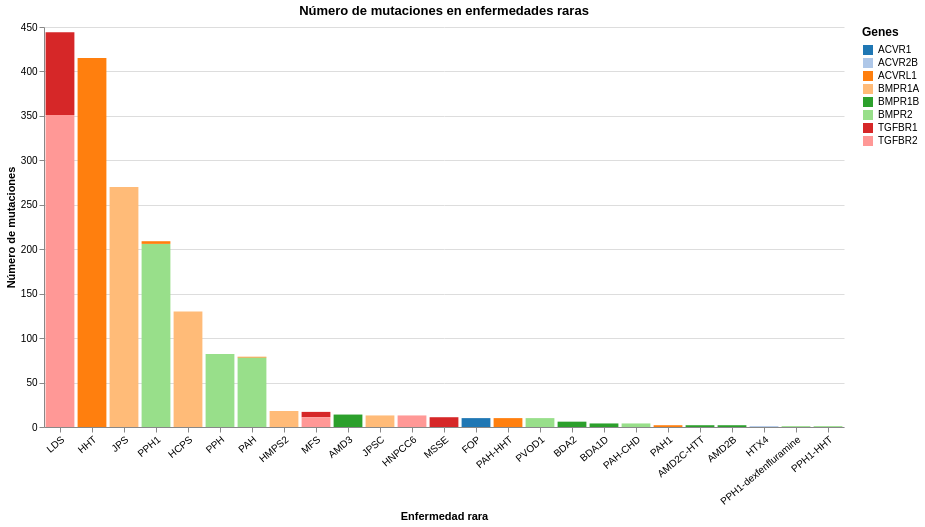

The cell this chart's notebook holds for it:
### Code cell
import altair as alt

# Crear el gráfico
chart = alt.Chart(df).transform_aggregate(
    unique_aa_mutation='distinct(Protein change)',
    groupby=['GeneSymbol', 'Condition', 'Protein change']
).mark_bar().encode(
    y=alt.Y('count(unique_aa_mutation):Q', title='Número de mutaciones'),
    x=alt.X('Condition', sort='-y', title='Enfermedad rara', axis=alt.Axis(
        labelAngle=-40, labelFontSize=10)
    ),
    color=alt.Color('GeneSymbol', scale=alt.Scale(scheme='category20'), title='Genes')
).properties(
    title="Número de mutaciones en enfermedades raras",
    width=800,  # Aumentar el ancho del gráfico
    height=400  # Mantener el alto del gráfico
).configure_legend(
    orient='right',  # Colocar la leyenda a la derecha
    labelLimit=200,  # Ajustar el límite de longitud de las etiquetas de la leyenda
    titleFontSize=12,  # Tamaño de fuente del título de la leyenda
    labelFontSize=10,  # Tamaño de fuente de las etiquetas de la leyenda
)

# Ajustar la vista del gráfico
chart = chart.configure_view(
    stroke=None,  # Eliminar el borde del gráfico
    clip=False,  # Aumentar el padding para dar más espacio
    discreteWidth=1
)

chart

### Figure 1 — Vega-Lite specification as saved in the notebook (floating-point values rounded to 4 significant figures; data arrays with more than 128 entries replaced by an {"elided": "..."} marker saying what was removed)
{"config": {"view": {"continuousWidth": 300, "continuousHeight": 300, "clip": false, "discreteWidth": 1, "stroke": null}, "legend": {"labelFontSize": 10, "labelLimit": 200, "orient": "right", "titleFontSize": 12}}, "data": {"name": "data-a7921b9c376e039bf240830ae04fc167"}, "mark": {"type": "bar"}, "encoding": {"color": {"field": "GeneSymbol", "scale": {"scheme": "category20"}, "title": "Genes", "type": "nominal"}, "x": {"axis": {"labelAngle": -40, "labelFontSize": 10}, "field": "Condition", "sort": "-y", "title": "Enfermedad rara", "type": "nominal"}, "y": {"aggregate": "count", "field": "unique_aa_mutation", "title": "Número de mutaciones", "type": "quantitative"}}, "height": 400, "title": "Número de mutaciones en enfermedades raras", "transform": [{"aggregate": [{"op": "distinct", "field": "Protein change", "as": "unique_aa_mutation"}], "groupby": ["GeneSymbol", "Condition", "Protein change"]}], "width": 800, "$schema": "https://vega.github.io/schema/vega-lite/v5.17.0.json", "datasets": {"data-a7921b9c376e039bf240830ae04fc167": {"elided": "1845 records"}}}
